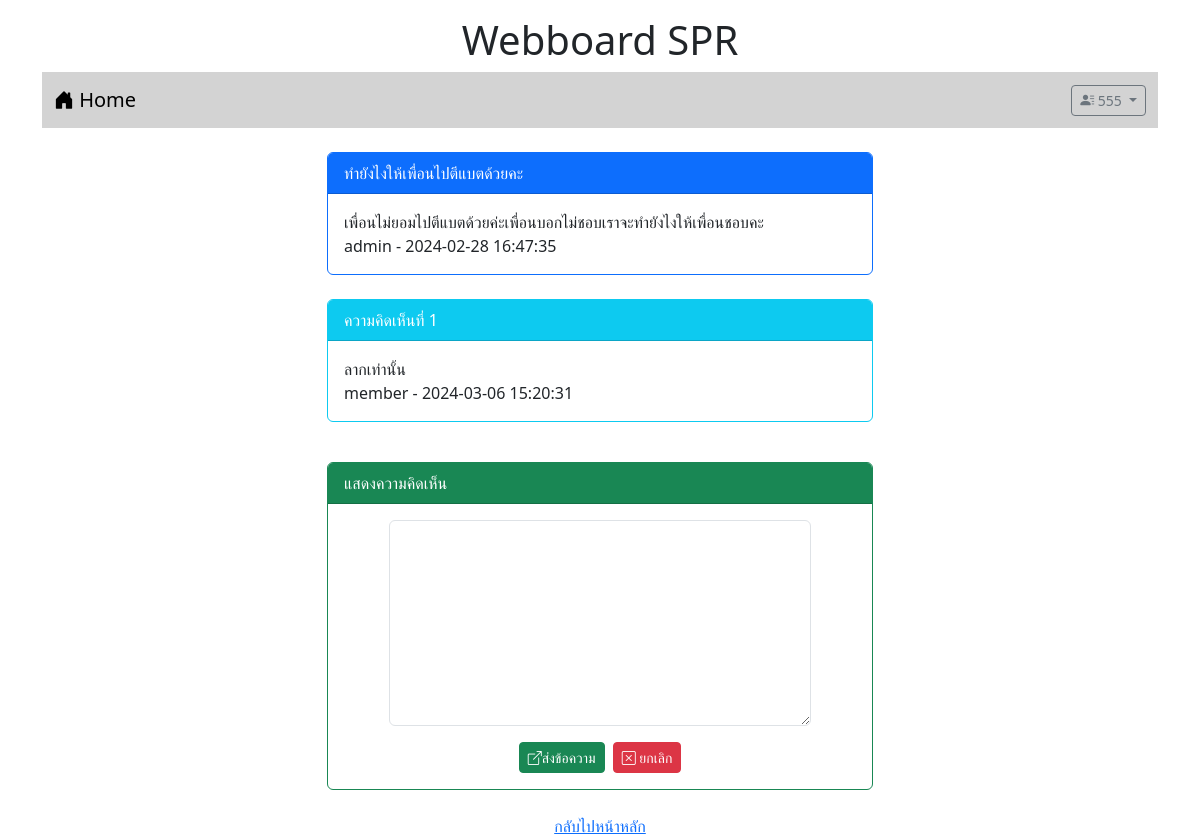
The page /post.php?id=3 (signed in) on the database its author committed.
### tables this page shows
CREATE TABLE `post` (
  `id` int(11) NOT NULL,
  `title` varchar(128) NOT NULL,
  `content` varchar(2048) NOT NULL,
  `post_date` datetime NOT NULL,
  `cat_id` int(11) NOT NULL,
  `user_id` int(11) NOT NULL
);

CREATE TABLE `user` (
  `id` int(11) NOT NULL,
  `login` varchar(32) NOT NULL,
  `password` varchar(64) NOT NULL,
  `name` varchar(64) NOT NULL,
  `gender` char(1) NOT NULL,
  `email` varchar(32) NOT NULL,
  `role` char(1) NOT NULL
);

CREATE TABLE `comment` (
  `id` int(11) NOT NULL,
  `content` varchar(20148) NOT NULL,
  `post_date` datetime NOT NULL,
  `user_id` int(11) NOT NULL,
  `post_id` int(11) NOT NULL
);

### post.php (the view, shortened to what this page needs)
<!DOCTYPE html>
<html lang="en">
<head>
    <link rel="stylesheet" href="bootstrap-5.3.2-dist/css/bootstrap.min.css">
    <link rel="stylesheet" href="https://cdn.jsdelivr.net/npm/bootstrap-icons@1.11.3/font/bootstrap-icons.min.css">
</head>
<body>
    <div class="container-lg">
        <h1 style="text-align: center;" class="mt-3">Webboard SPR</h1>
        <?php include "nav.php" ?>
        <div class="row mt-4">
            <div class="col-lg-3 col-md-2 col-sm-1"></div>
            <div class="col-lg-6 col-md-8 col-sm-10">
            <?php
                $conn = new PDO("mysql:host=localhost;dbname=webboard;charset=utf8","root","");
                $sql = "select post.title,post.content,post.post_date,user.login
                from post inner join user on (post.user_id=user.id) where post.id=$_GET[id]";
                $result = $conn->query($sql);
                while($row=$result->fetch()){
                    echo "<div class='card border-primary'>";
                    echo "<div class='card-header bg-primary text-white'>$row[0]</div>";
                    echo "<div class='card-body'>$row[1]<br>$row[3] - $row[2]</div>";
                    echo "</div>";
                }
            ?>
            <br>
            <?php
                $conn = new PDO("mysql:host=localhost;dbname=webboard;charset=utf8","root","");
                $sql = "select comment.content,comment.post_date,user.login
                from comment inner join user on (comment.user_id=user.id) where comment.post_id=$_GET[id]";
                $result = $conn->query($sql);
                $i = 1;
                while($row=$result->fetch()){
                    echo "<div class='card border-info'>";
                    echo "<div class='card-header bg-info text-white'>ความคิดเห็นที่ $i</div>";
                    echo "<div class='card-body'>$row[0]<br>$row[2] - $row[1]</div>";
                    echo "</div><br>";
                    $i = $i+1;
                }
            ?>
                <?php if(isset($_SESSION['id'])){ ?>
                <div class="card border-success mt-3">
                    <div class="card-header bg-success text-white">
                        แสดงความคิดเห็น</div>
                <div class="card-body">
                    <form action="post_save.php" method="post">
                        <div class="row mb-3 justify-content-center">
                            <div class="col-lg-10">
                                <textarea name="comment" rows="8" class="form-control" require></textarea>
                            </div>
                        </div>
                        <div class="row">
                            <div class="col-lg-12 d-flex justify-content-center">
                                <button type="submit" class="btn btn-success btn-sm text-white">
                                    <i class="bi bi-box-arrow-up-right"></i>ส่งข้อความ
                                </button>
                                <button type="reset" class="btn btn-danger btn-sm ms-2">
                                <i class="bi bi-x-square"></i> ยกเลิก</button>
                            </div>
                        </div>
                    </form>
                </div>
            </div>
            <?php } ?>
            <br>
            </div>
            <div class="col-lg-3 col-md-2 col-sm-1"></div>
        </div>
    </div>
    <div style="text-align: center;"><a href="index.php">กลับไปหน้าหลัก</a></div>
</body>
</html>

### rows shown on the page
post: title "ทำยังไงให้เพื่อนไปตีแบตด้วยคะ", content "เพื่อนไม่ยอมไปตีแบตด้วยค่ะเพื่อนบอกไม่ชอบเราจะทำยังไงให้เพื่อนชอบคะ", user.login "admin", post_date "2024-02-28 16:47:35"
comment: content "ลากเท่านั้น", user.login "member", post_date "2024-03-06 15:20:31"

### other values the page prints
$_SESSION['username'] "555"
